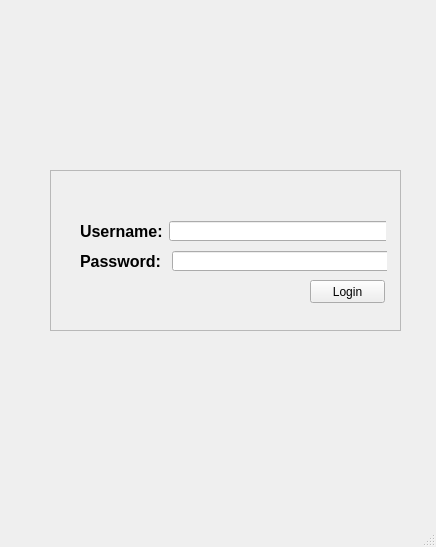
<?xml version="1.0" encoding="UTF-8"?>
<ui version="4.0">
 <class>MainWindow</class>
 <widget class="QMainWindow" name="MainWindow">
  <property name="geometry">
   <rect>
    <x>0</x>
    <y>0</y>
    <width>436</width>
    <height>547</height>
   </rect>
  </property>
  <property name="minimumSize">
   <size>
    <width>436</width>
    <height>547</height>
   </size>
  </property>
  <property name="maximumSize">
   <size>
    <width>436</width>
    <height>547</height>
   </size>
  </property>
  <property name="windowTitle">
   <string>Login</string>
  </property>
  <widget class="QWidget" name="centralwidget">
   <widget class="QLabel" name="label_3">
    <property name="geometry">
     <rect>
      <x>270</x>
      <y>30</y>
      <width>151</width>
      <height>101</height>
     </rect>
    </property>
    <property name="styleSheet">
     <string notr="true">border-image: url(:/your-logo-here2.png);</string>
    </property>
    <property name="text">
     <string/>
    </property>
   </widget>
   <widget class="QFrame" name="frame">
    <property name="geometry">
     <rect>
      <x>50</x>
      <y>170</y>
      <width>351</width>
      <height>161</height>
     </rect>
    </property>
    <property name="frameShape">
     <enum>QFrame::StyledPanel</enum>
    </property>
    <property name="frameShadow">
     <enum>QFrame::Raised</enum>
    </property>
    <widget class="QPushButton" name="ButtonLogin">
     <property name="geometry">
      <rect>
       <x>260</x>
       <y>110</y>
       <width>75</width>
       <height>23</height>
      </rect>
     </property>
     <property name="text">
      <string>Login</string>
     </property>
    </widget>
    <widget class="QWidget" name="">
     <property name="geometry">
      <rect>
       <x>30</x>
       <y>50</y>
       <width>306</width>
       <height>22</height>
      </rect>
     </property>
     <layout class="QHBoxLayout" name="horizontalLayout">
      <item>
       <widget class="QLabel" name="label">
        <property name="font">
         <font>
          <pointsize>12</pointsize>
          <weight>75</weight>
          <bold>true</bold>
         </font>
        </property>
        <property name="text">
         <string>Username:</string>
        </property>
       </widget>
      </item>
      <item>
       <widget class="QLineEdit" name="user">
        <property name="minimumSize">
         <size>
          <width>230</width>
          <height>20</height>
         </size>
        </property>
        <property name="maximumSize">
         <size>
          <width>230</width>
          <height>20</height>
         </size>
        </property>
        <property name="sizeIncrement">
         <size>
          <width>230</width>
          <height>20</height>
         </size>
        </property>
       </widget>
      </item>
     </layout>
    </widget>
    <widget class="QWidget" name="">
     <property name="geometry">
      <rect>
       <x>30</x>
       <y>80</y>
       <width>307</width>
       <height>22</height>
      </rect>
     </property>
     <layout class="QHBoxLayout" name="horizontalLayout_2">
      <item>
       <widget class="QLabel" name="label_2">
        <property name="font">
         <font>
          <pointsize>12</pointsize>
          <weight>75</weight>
          <bold>true</bold>
         </font>
        </property>
        <property name="text">
         <string>Password: </string>
        </property>
       </widget>
      </item>
      <item>
       <widget class="QLineEdit" name="password">
        <property name="minimumSize">
         <size>
          <width>230</width>
          <height>20</height>
         </size>
        </property>
        <property name="maximumSize">
         <size>
          <width>230</width>
          <height>20</height>
         </size>
        </property>
        <property name="sizeIncrement">
         <size>
          <width>230</width>
          <height>20</height>
         </size>
        </property>
        <property name="echoMode">
         <enum>QLineEdit::Password</enum>
        </property>
       </widget>
      </item>
     </layout>
    </widget>
   </widget>
  </widget>
  <widget class="QMenuBar" name="menubar">
   <property name="geometry">
    <rect>
     <x>0</x>
     <y>0</y>
     <width>436</width>
     <height>22</height>
    </rect>
   </property>
  </widget>
  <widget class="QStatusBar" name="statusbar"/>
 </widget>
 <resources>
  <include location="imagesqt.qrc"/>
 </resources>
 <connections/>
</ui>
